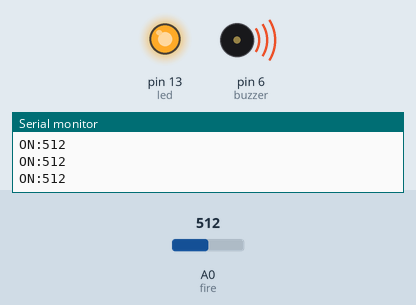
Recording of a sketch running on a simulated Arduino Uno, built with avr-gcc and run on an emulated ATmega328P. Shown: output pins drawn as LEDs (lit = HIGH), buzzer (waves = sounding), the last lines printed to the serial monitor. The inputs (shaded band) are chosen by the test bench; at power-on: A0 (fire) = 512.

Above: at 1.2 s.
1.3 s: A0 (fire) set to 0
At 1.8 s:
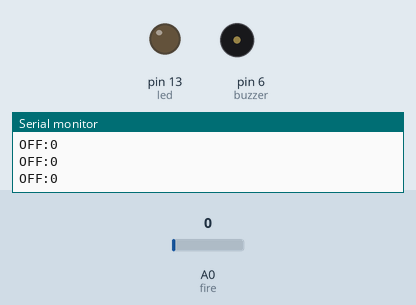
2.8 s: A0 (fire) set to 122
At 3.3 s:
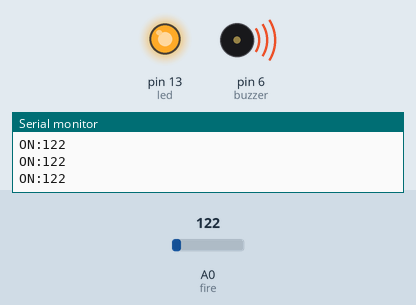
Timing chart, 0 to 5.8 s (numbered marks = the images above; inputs shaded):
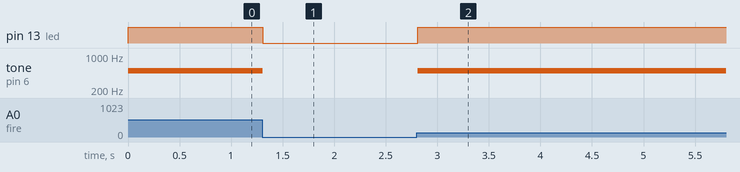

The sketch:

fire_alert.ino
```cpp
int led =13;
int buzzer =6;
int fire=A0;
int state=0;

void setup() {
  // put your setup code here, to run once:
  pinMode(led,OUTPUT);
  pinMode(buzzer,OUTPUT);
  pinMode(fire,INPUT);
  Serial.begin(9600);
}

void loop() {
  // put your main code here, to run repeatedly:
  state=analogRead(fire);
  digitalWrite(led,LOW);
  noTone(buzzer);

  if (state == 0){
    Serial.println("OFF:0");
    digitalWrite(led,LOW);
    noTone(buzzer);
    }

    else{
      Serial.println("ON:"+(String)state);
      digitalWrite(led,HIGH);
      tone(buzzer, 500,100);
      }
delay(100);
}
```

Measured:
- after the input at 1.3 s, pin 13 (led): HIGH → LOW at once; tone on pin 6 (buzzer): 500 Hz → silent at once
- after the input at 2.8 s, pin 13 (led): LOW → HIGH at once; tone on pin 6 (buzzer): silent → 500 Hz at once
